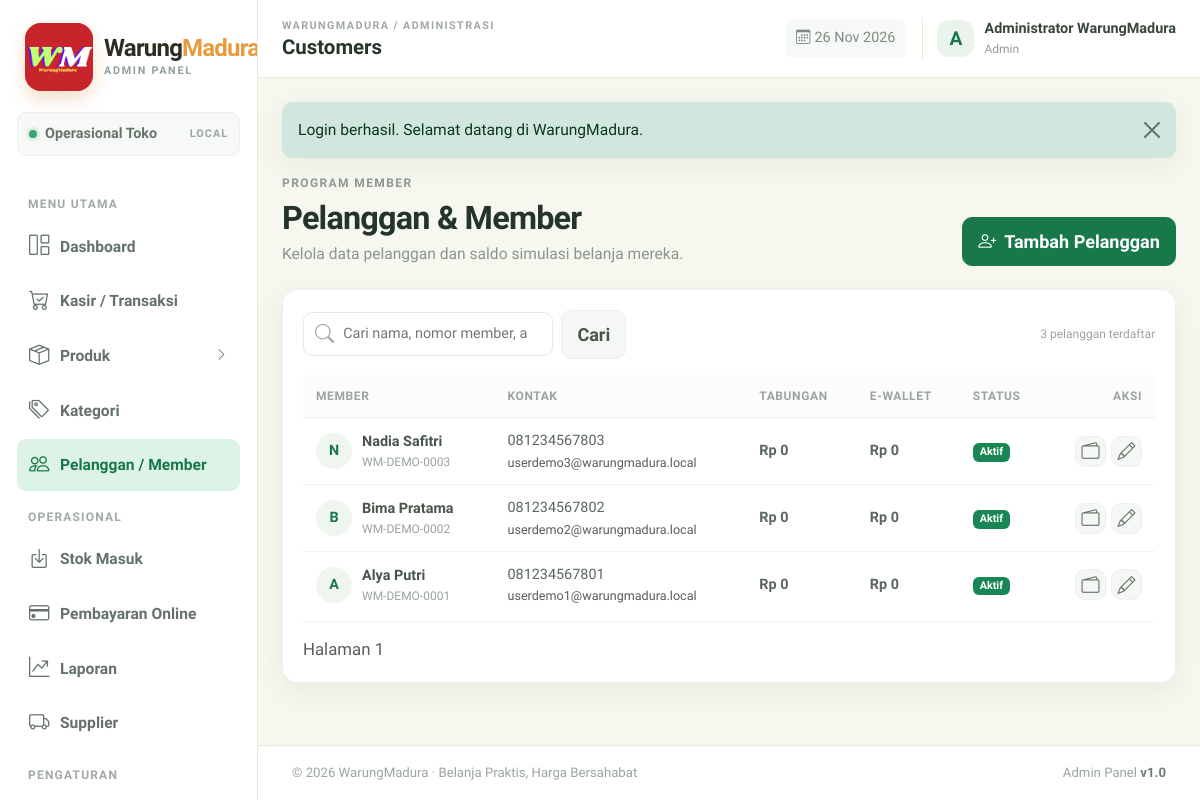
Page /index.php?page=customers (signed in) on the committed database.
### tables this page shows
CREATE TABLE IF NOT EXISTS tbl_pelanggan (
  id_pelanggan INT UNSIGNED AUTO_INCREMENT PRIMARY KEY,
  id_pengguna INT UNSIGNED NULL UNIQUE,
  no_member VARCHAR(30) NOT NULL UNIQUE,
  rfid_uid VARCHAR(80) NULL UNIQUE,
  nama_pelanggan VARCHAR(120) NOT NULL,
  no_hp VARCHAR(25) NULL,
  email VARCHAR(120) NULL,
  alamat TEXT NULL,
  kota VARCHAR(80) NULL,
  status_member ENUM('aktif','nonaktif') NOT NULL DEFAULT 'aktif',
  created_at DATETIME NOT NULL DEFAULT CURRENT_TIMESTAMP,
  CONSTRAINT fk_pelanggan_pengguna FOREIGN KEY (id_pengguna)
    REFERENCES tbl_pengguna(id_pengguna) ON UPDATE CASCADE ON DELETE SET NULL,
  INDEX idx_pelanggan_nama (nama_pelanggan),
  INDEX idx_pelanggan_hp (no_hp)
);

### app/Auth.php (called while the page is built, shortened)
<?php
final class Auth
{
    public static function user(): ?array
    {
        return $_SESSION['user'] ?? null;
    }
    public static function isAdmin(): bool
    {
        return (self::user()['role'] ?? '') === 'admin';
    }
}

### pages/customers.php (the view, shortened to what this page needs)
<?php
$q=trim((string)($_GET['q']??''));$pageNo=max(1,(int)($_GET['p']??1));$perPage=10;$where=$q!==''?'WHERE (p.nama_pelanggan LIKE ? OR p.no_member LIKE ? OR p.no_hp LIKE ? OR p.rfid_uid LIKE ?)':'';$args=$q!==''?["%$q%","%$q%","%$q%","%$q%"]:[];
$count=$db->prepare("SELECT COUNT(*) FROM tbl_pelanggan p {$where}");$count->execute($args);$total=(int)$count->fetchColumn();$offset=($pageNo-1)*$perPage;
$stmt=$db->prepare("SELECT p.*,COALESCE((SELECT saldo FROM tbl_saldo_pelanggan s WHERE s.id_pelanggan=p.id_pelanggan AND s.jenis_saldo='tabungan'),0) tabungan,COALESCE((SELECT saldo FROM tbl_saldo_pelanggan s WHERE s.id_pelanggan=p.id_pelanggan AND s.jenis_saldo='ewallet'),0) ewallet FROM tbl_pelanggan p {$where} ORDER BY p.id_pelanggan DESC LIMIT {$perPage} OFFSET {$offset}");$stmt->execute($args);$rows=$stmt->fetchAll();
?>
<div class="page-heading"><div><span class="section-kicker">PROGRAM MEMBER</span><h1>Pelanggan & Member</h1><p>Kelola data pelanggan dan saldo simulasi belanja mereka.</p></div><button class="btn btn-primary" data-bs-toggle="modal" data-bs-target="#customerModal"><i class="bi bi-person-plus me-2"></i>Tambah Pelanggan</button></div>
<div class="panel-card"><div class="filter-toolbar"><form method="get" class="filter-form"><input type="hidden" name="page" value="customers"><div class="search-box"><i class="bi bi-search"></i><input type="search" name="q" value="<?=e($q)?>" placeholder="Cari nama, nomor member, atau HP..."></div><button class="btn btn-dark-soft">Cari</button></form><span class="result-count"><?=$total?> pelanggan terdaftar</span></div><div class="table-responsive"><table class="table app-table align-middle"><thead><tr><th>Member</th><th>Kontak</th><th>Tabungan</th><th>E-Wallet</th><th>Status</th><th class="text-end">Aksi</th></tr></thead><tbody><?php if(!$rows):?><tr><td colspan="6" class="empty-state">Belum ada pelanggan ditemukan.</td></tr><?php endif;?><?php foreach($rows as $r):?><tr><td><div class="member-cell"><div class="member-avatar"><?=e(strtoupper(substr($r['nama_pelanggan'],0,1)))?></div><div><b><?=e($r['nama_pelanggan'])?></b><small><?=e($r['no_member'])?></small></div></div></td><td><?=e($r['no_hp']?:'-')?><small class="d-block text-muted"><?=e($r['email']?:'')?></small></td><td class="fw-semibold"><?=money($r['tabungan'])?></td><td class="fw-semibold"><?=money($r['ewallet'])?></td><td><?=status_badge($r['status_member'])?></td><td class="text-end"><div class="table-actions"><?php if(Auth::isAdmin()):?><button class="btn btn-sm btn-light" title="Top-up saldo simulasi" data-bs-toggle="modal" data-bs-target="#topup<?=$r['id_pelanggan']?>"><i class="bi bi-wallet2"></i></button><button class="btn btn-sm btn-light" data-bs-toggle="modal" data-bs-target="#editCustomer<?=$r['id_pelanggan']?>"><i class="bi bi-pencil"></i></button><?php endif;?></div></td></tr><?php endforeach;?></tbody></table></div><div class="panel-footer"><span class="text-muted small">Halaman <?=$pageNo?></span><?php pagination($total,$pageNo,$perPage,'customers',['q'=>$q]);?></div></div>

### app/helpers.php (shortened to what this page needs)
<?php
function e(mixed $value): string
{
    return htmlspecialchars((string)($value ?? ''), ENT_QUOTES | ENT_SUBSTITUTE, 'UTF-8');
}
function money(mixed $amount): string
{
    return 'Rp ' . number_format((float)$amount, 0, ',', '.');
}
function status_badge(string $status): string
{
    $map = [
        'aktif' => 'success', 'lunas' => 'success', 'selesai' => 'success',
        'diterima' => 'success', 'berhasil' => 'success',
        'menunggu' => 'warning', 'belum_bayar' => 'warning', 'draft' => 'secondary',
        'diproses' => 'info', 'siap_diambil' => 'primary',
        'nonaktif' => 'secondary', 'dibatalkan' => 'danger', 'gagal' => 'danger',
        'dikembalikan' => 'dark', 'nonaktif' => 'secondary'
    ];
    $label = ucwords(str_replace('_', ' ', $status));
    return '<span class="badge text-bg-' . ($map[$status] ?? 'secondary') . '">' . e($label) . '</span>';
}

### assets/css/app.css (style rules this page uses)
:root { --green:#18784a; --green-dark:#105936; --green-soft:#def3e7; --ink:#2c2e24; --muted:#74766b; --line:#e7eadf; --surface:#fffef9; --canvas:#f6f8ef; --orange:#ef8a24; --orange-dark:#cf6812; --cream:#fff7df; --yellow-soft:#fff1bb; --shadow:0 8px 28px rgba(53,53,33,.07) }
* { box-sizing: border-box }
html { font-size: 16px }
body { font-family: 'Lexend',sans-serif; background: var(--canvas); color: var(--ink); font-size: 1.2rem; line-height: 1.55 }
.btn { border-radius: 10px; font-weight: 600; padding: .62rem .95rem; font-size: 1.128rem; transition: transform .2s,box-shadow .2s,background .2s }
.btn-primary { background: var(--green); border-color: var(--green) }
.btn-light, .btn-dark-soft { background: #f5f7f5; border: 1px solid #edf0ed; color: #47564c }
.page-heading { display: flex; justify-content: space-between; align-items: flex-end; gap: 20px; margin-bottom: 23px; }
.section-kicker { display: block; font-size: 12px; font-weight: 800; letter-spacing: 1.4px; color: #8e9a91; margin-bottom: 6px; }
.page-heading h1 { font: 800 32.4px Lexend,sans-serif; letter-spacing: -.8px; margin: 0 0 5px; color: #24342a; }
.page-heading p { margin: 0; color: #89958d; font-size: 15.6px; }
.panel-card, .kpi-card { background: #fff; border: 1px solid #edf1ed; border-radius: 15px; box-shadow: var(--shadow); }
.panel-card { padding: 20px; }
.app-table { font-size: 14.4px; margin: 0; white-space: nowrap; }
.app-table thead th { font-size: 12px; text-transform: uppercase; letter-spacing: .6px; color: #9aa59e; background: #fbfcfb; border-bottom: 1px solid #edf1ed; padding: 12px 13px; font-weight: 800; }
.app-table tbody td { padding: 12px 13px; border-color: #f0f3f0; color:#59665d; }
.app-table tbody tr:last-child td { border-bottom: 0; }
.table-actions { display: flex; justify-content: flex-end; gap: 5px; }
.table-actions .btn { width: 31px; height: 31px; padding: 0; display: grid; place-items: center; border-color: #edf0ed; color: #67756b; }
.filter-toolbar { display: flex; justify-content: space-between; align-items: center; gap: 15px; padding-bottom: 16px; }
.filter-form { display: flex; align-items: center; gap: 8px; flex-wrap: wrap; flex: 1; }
.search-box { display: flex; align-items: center; gap: 9px; border: 1px solid #e4eae5; border-radius: 9px; padding: 0 11px; min-width: 245px; background: #fff; }
.search-box i { color: #a2aea5; }
.search-box input { border: 0; outline: 0; box-shadow: none !important; padding: 10px 0; font-size: 14.4px; width: 100%; min-width: 0; }
.result-count { font-size: 12px; color: #9aa49d; white-space: nowrap; }
.panel-footer { display: flex; justify-content: space-between; align-items: center; gap: 12px; border-top: 1px solid #eff2ef; padding-top: 14px; margin-top: 3px; }
.product-cell,.member-cell { display: flex; align-items: center; gap: 10px; }
.product-cell b,.member-cell b { display: block; font-size: 14.4px; color: #47554b; }
.product-cell small,.member-cell small { display: block; font-size: 12px; color: #9aa49d; }
.member-avatar { width: 36px; height: 36px; border-radius: 50%; background: #eff6f0; display: grid; place-items: center; color: var(--green); font-weight: 800; font-size: 14.4px; flex: none; }

### rows in the picture
tbl_pelanggan: nama_pelanggan "N", nama_pelanggan "Nadia Safitri", no_member "WM-DEMO-0003", no_hp "081234567803", email "userdemo3@warungmadura.local", tabungan "Rp 0", ewallet "Rp 0", status_member "Aktif"
tbl_pelanggan: nama_pelanggan "B", nama_pelanggan "Bima Pratama", no_member "WM-DEMO-0002", no_hp "081234567802", email "userdemo2@warungmadura.local", tabungan "Rp 0", ewallet "Rp 0", status_member "Aktif"
tbl_pelanggan: nama_pelanggan "A", nama_pelanggan "Alya Putri", no_member "WM-DEMO-0001", no_hp "081234567801", email "userdemo1@warungmadura.local", tabungan "Rp 0", ewallet "Rp 0", status_member "Aktif"

### other values in the picture
$group['title'] "MENU UTAMA"
$label "Dashboard"
$label "Kasir / Transaksi"
$label "Produk"
$label "Kategori"
$label "Pelanggan / Member"
$group['title'] "OPERASIONAL"
$label "Stok Masuk"
$label "Pembayaran Online"
$label "Laporan"
$label "Supplier"
$group['title'] "PENGATURAN"
$pageTitle "Customers"
substr($user['nama_lengkap'] ?? 'A',0,1) "A"
$user['nama_lengkap'] "Administrator WarungMadura"
